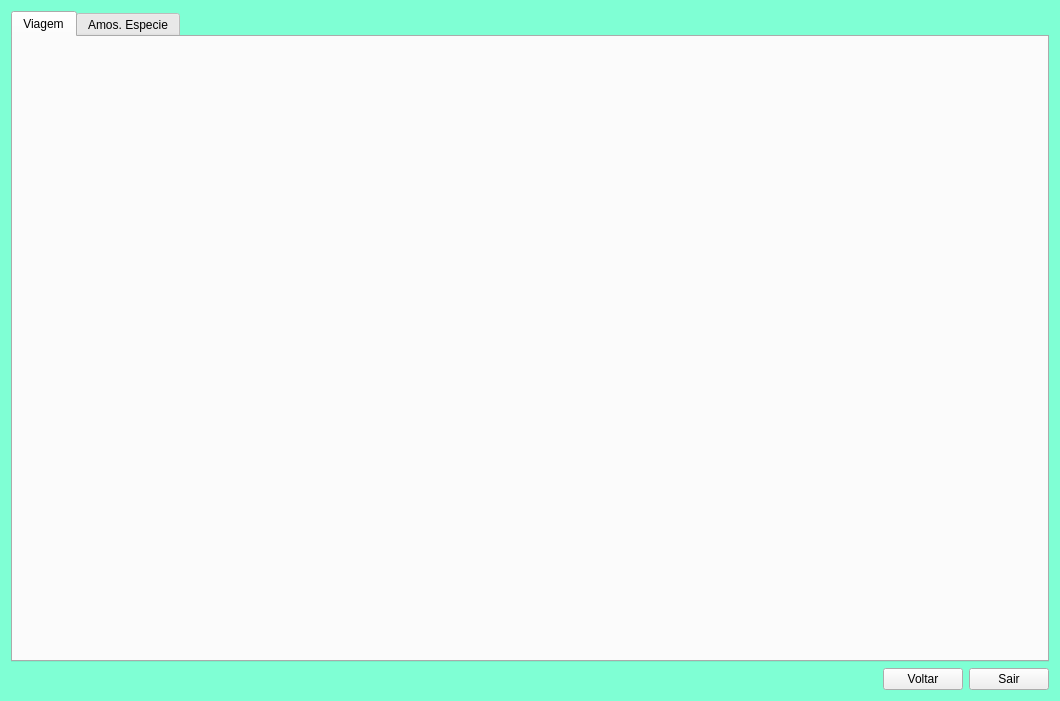
<?xml version="1.0" encoding="UTF-8"?>
<ui version="4.0">
 <class>frmFichaRecolhaAmostras</class>
 <widget class="QWidget" name="frmFichaRecolhaAmostras">
  <property name="geometry">
   <rect>
    <x>0</x>
    <y>0</y>
    <width>1060</width>
    <height>701</height>
   </rect>
  </property>
  <property name="sizePolicy">
   <sizepolicy hsizetype="Fixed" vsizetype="Ignored">
    <horstretch>0</horstretch>
    <verstretch>0</verstretch>
   </sizepolicy>
  </property>
  <property name="windowTitle">
   <string>Ficha de Recolha</string>
  </property>
  <property name="windowIcon">
   <iconset>
    <normaloff>:/newPrefix/clipboard.png</normaloff>:/newPrefix/clipboard.png</iconset>
  </property>
  <property name="styleSheet">
   <string notr="true">#tabAmostra {
background-image:url(:/newPrefix/Background/Almora.jpg);
}
QTabBar::tab {color: Black;}

#frmFichaRecolhaAmostras {
Background-color: #7FFFD4;
border-image:url(:/newPrefix/Background/Almora.jpg)
}</string>
  </property>
  <layout class="QGridLayout" name="gridLayout_6">
   <item row="0" column="0">
    <widget class="QTabWidget" name="tabAmostra">
     <property name="tabShape">
      <enum>QTabWidget::Rounded</enum>
     </property>
     <property name="currentIndex">
      <number>0</number>
     </property>
     <widget class="QWidget" name="tabViagem">
      <attribute name="title">
       <string>Viagem</string>
      </attribute>
      <layout class="QGridLayout" name="gridLayout_2">
       <item row="0" column="0">
        <layout class="QGridLayout" name="GLtabViagem"/>
       </item>
      </layout>
     </widget>
     <widget class="QWidget" name="tbAmostras">
      <attribute name="title">
       <string>Amos. Especie</string>
      </attribute>
      <layout class="QGridLayout" name="gridLayout_4">
       <item row="0" column="0">
        <layout class="QGridLayout" name="GLtabAmostEspecies"/>
       </item>
      </layout>
     </widget>
    </widget>
   </item>
   <item row="1" column="0">
    <layout class="QGridLayout" name="gridLayout_5">
     <item row="0" column="0" rowspan="2">
      <spacer name="horizontalSpacer">
       <property name="orientation">
        <enum>Qt::Horizontal</enum>
       </property>
       <property name="sizeHint" stdset="0">
        <size>
         <width>40</width>
         <height>20</height>
        </size>
       </property>
      </spacer>
     </item>
     <item row="0" column="1" rowspan="2">
      <widget class="QPushButton" name="PBVoltar">
       <property name="text">
        <string>Voltar</string>
       </property>
      </widget>
     </item>
     <item row="0" column="2" rowspan="2">
      <widget class="QPushButton" name="PBSair">
       <property name="text">
        <string>Sair</string>
       </property>
      </widget>
     </item>
    </layout>
   </item>
  </layout>
 </widget>
 <resources>
  <include location="images.qrc"/>
  <include location="icons.qrc"/>
 </resources>
 <connections/>
</ui>
